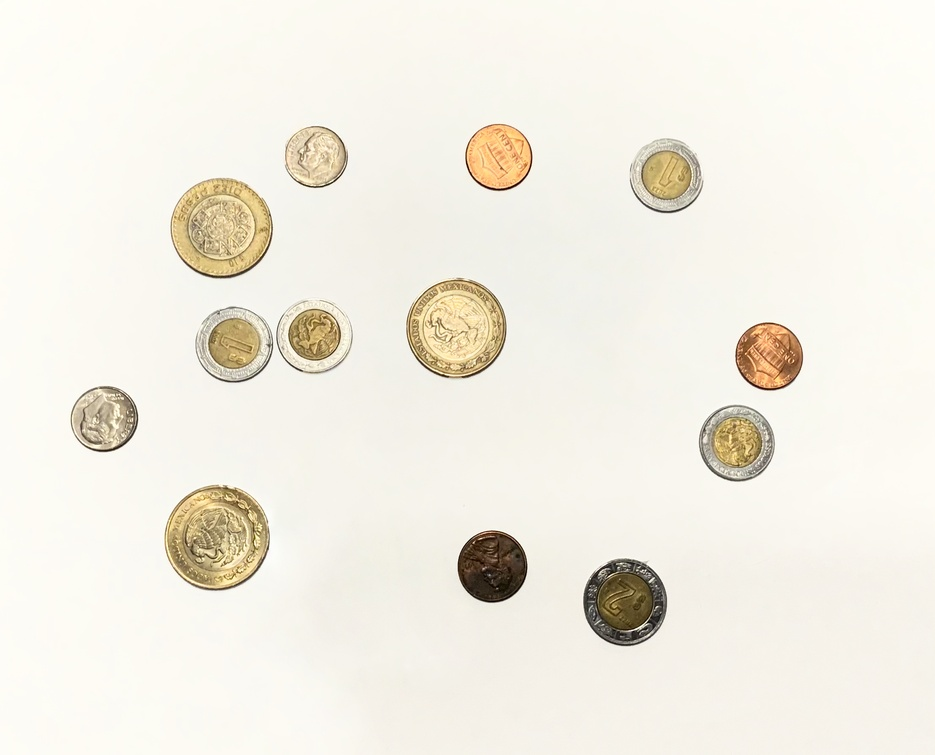
#> input picture Learning/Counting Objects/coins 2.jpg, 935 x 755 px, shrunk from 2212 x 1785 before the run
$ python 'Counting Objects.py' --image 'coins 2.jpg'
#> lines starting #> are read from the running program, lines starting #| are printed output that depends on the picture; after the words box and inside, x2 and y2 are one past the last pixel; in counts of white or black regions, pixels touching at a corner belong together
import argparse
import imutils
import cv2

argumentParser = argparse.ArgumentParser()
argumentParser.add_argument("-i", "--image", required=True, help="Path to image")
arguments = vars(argumentParser.parse_args())

image = cv2.imread(arguments["image"])
#> image is the input picture: shape (755, 935, 3); mean B, G, R 227.3, 237.9, 241.9
# cv2.imshow("Image", image)
# cv2.waitKey(0)

grayImage = cv2.cvtColor(image, cv2.COLOR_BGR2GRAY)
# cv2.imshow("Gray Image", grayImage)
# cv2.waitKey(0)

edgedImage = cv2.Canny(grayImage, 100, 200)
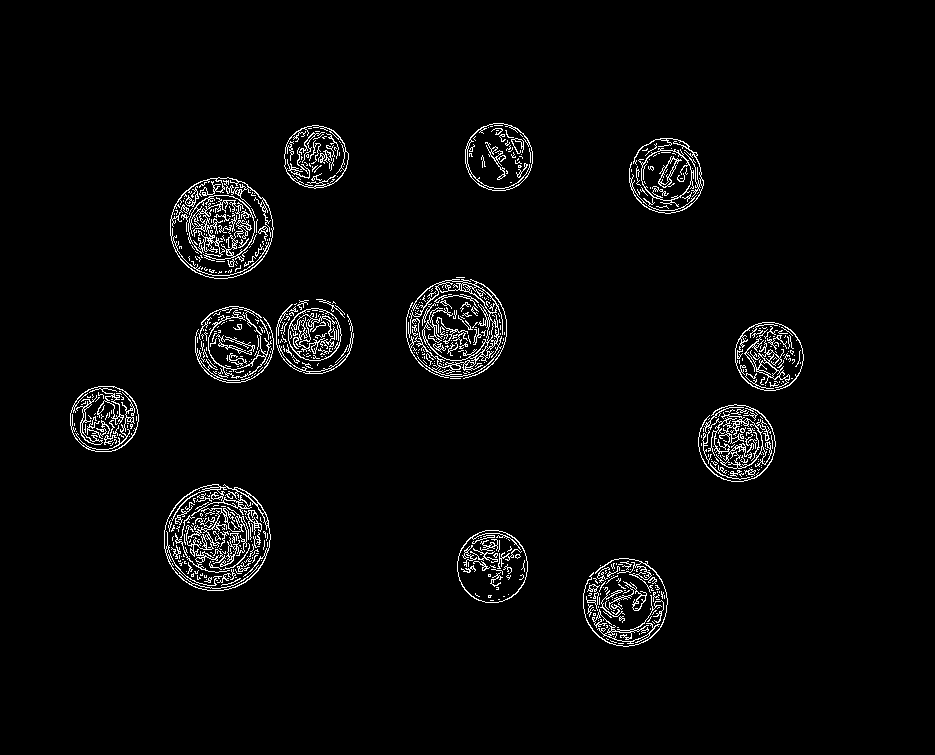
#> edgedImage: shape (755, 935); 3.1% white in thin lines or dots, all inside (x1, y1, x2, y2) = (70, 123, 804, 647)
# cv2.imshow("Edged Image", edgedImage)
# cv2.waitKey(0)

blurredImage = cv2.GaussianBlur(grayImage, (15, 15), 5)
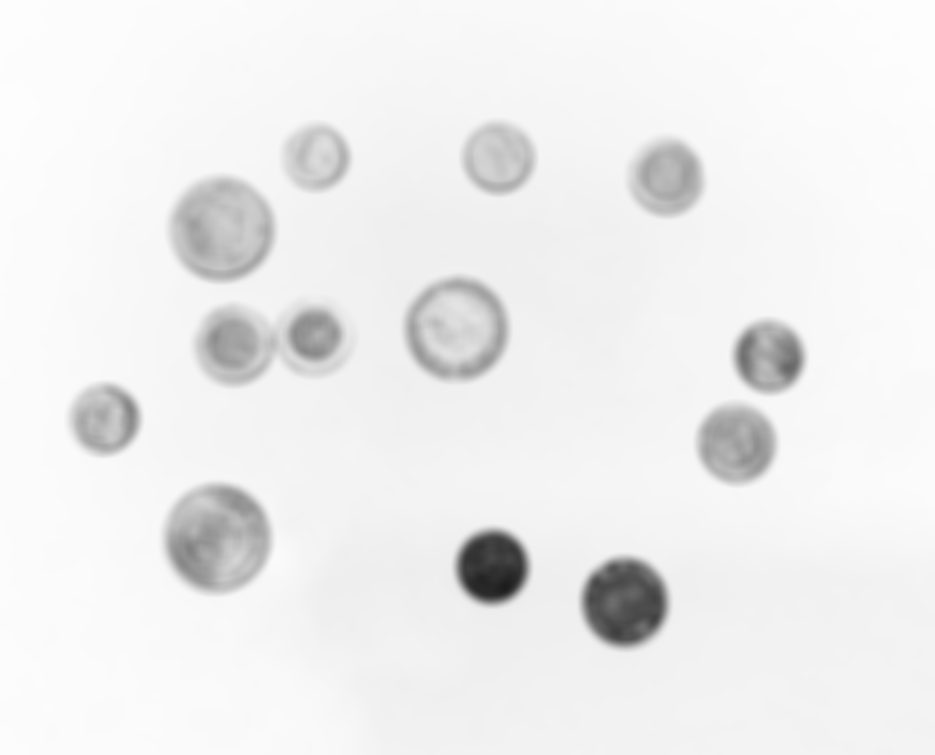
#> blurredImage: shape (755, 935); min 28, max 253, mean 237.9
thresholdImage = cv2.threshold(blurredImage, 230, 255, cv2.THRESH_BINARY_INV)[1]
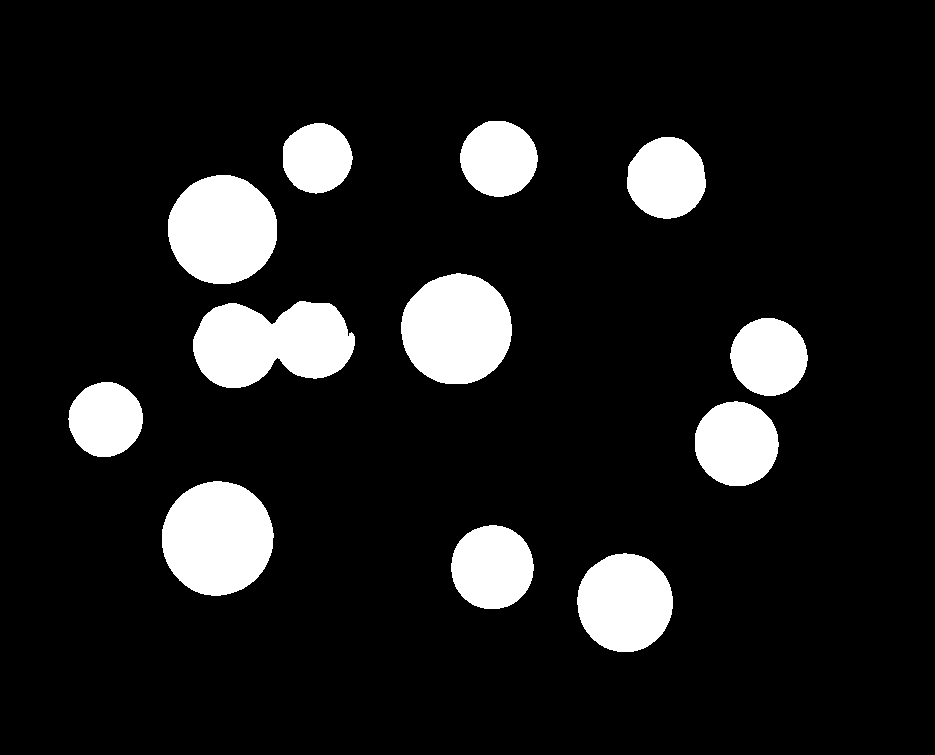
#> thresholdImage: shape (755, 935); 11.4% white; 12 white regions
# cv2.imshow("Threshold Image", thresholdImage)
# cv2.waitKey(0)

contours = cv2.findContours(thresholdImage.copy(), cv2.RETR_EXTERNAL, cv2.CHAIN_APPROX_SIMPLE)
#> contours = 12 contours; largest, box (x1, y1, x2, y2) and area: (193, 301, 355, 388) 10190, (162, 481, 274, 596) 9867, (401, 273, 512, 384) 9488, (168, 175, 277, 284) 9206, (577, 553, 673, 652) 7292
contours = imutils.grab_contours(contours)
output = image.copy()

for contour in contours:
    cv2.drawContours(output, [contour], -1, (240, 0, 159), 3)
#> this loop made 12 passes
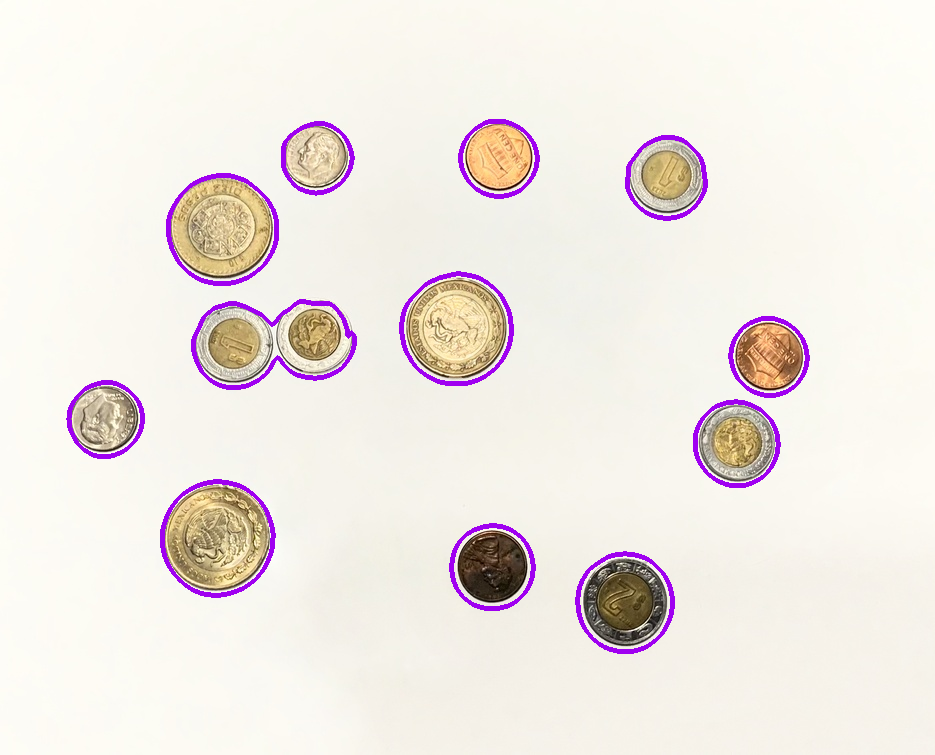
#> output: shape (755, 935, 3); 2.22% of pixels changed, all inside (x1, y1, x2, y2) = (66, 119, 810, 654)
# cv2.imshow("Countours", output)
# cv2.waitKey(0)

text = "Found {} coins".format(len(contours))
#> text = 'Found 12 coins'
cv2.putText(output, text, (25, 50), cv2.FONT_HERSHEY_SIMPLEX, 2, (240, 0, 159), 5)
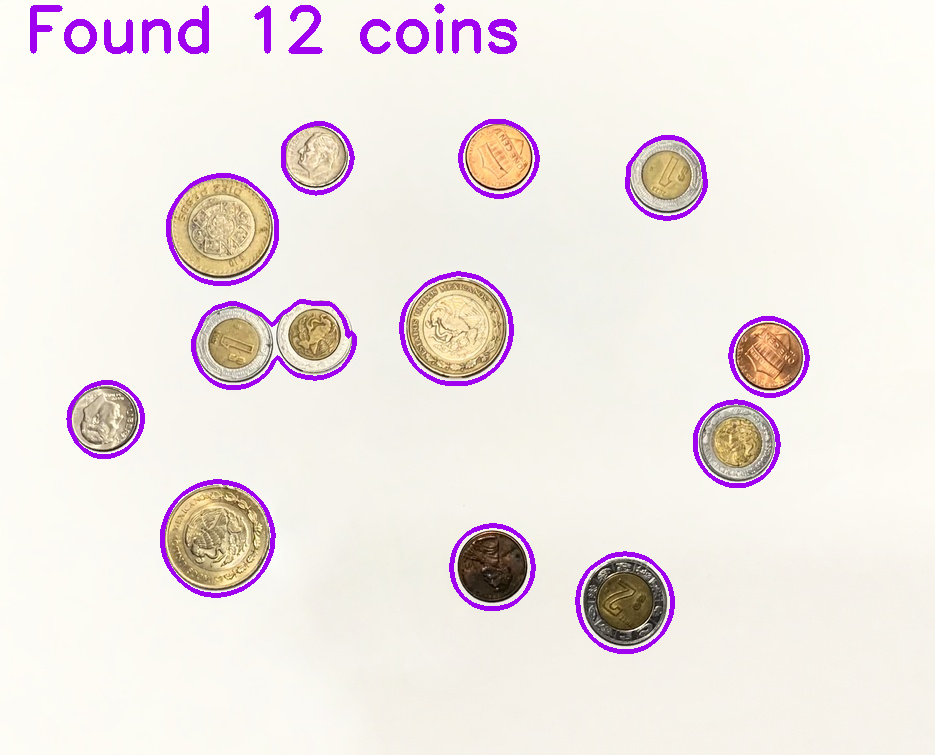
#> output: shape (755, 935, 3); 0.95% of pixels changed, all inside (x1, y1, x2, y2) = (30, 3, 517, 54)
# cv2.imshow("Contours", output)
# cv2.waitKey(0)

erosionImage = thresholdImage.copy()
erosionImage = cv2.erode(erosionImage, None, iterations=3)
#> erosionImage: shape (755, 935); 9.5% white; 12 white regions, largest, box (x1, y1, x2, y2) and area: (165, 484, 270, 593) 8702, (196, 304, 352, 385) 8671, (404, 277, 509, 381) 8350
# cv2.imshow("Erosion Image", erosionImage)
# cv2.waitKey(0)

dilationImage = thresholdImage.copy()
dilationImage = cv2.dilate(dilationImage, None, iterations=5)
#> dilationImage: shape (755, 935); 14.8% white; 11 white regions, largest, box (x1, y1, x2, y2) and area: (690, 313, 813, 491) 13746, (188, 296, 360, 393) 13366, (157, 476, 279, 601) 12397
# cv2.imshow("Dilation Image", dilationImage)
# cv2.waitKey(0)

andBitwiseImage = cv2.bitwise_and(image, image, mask=thresholdImage.copy())
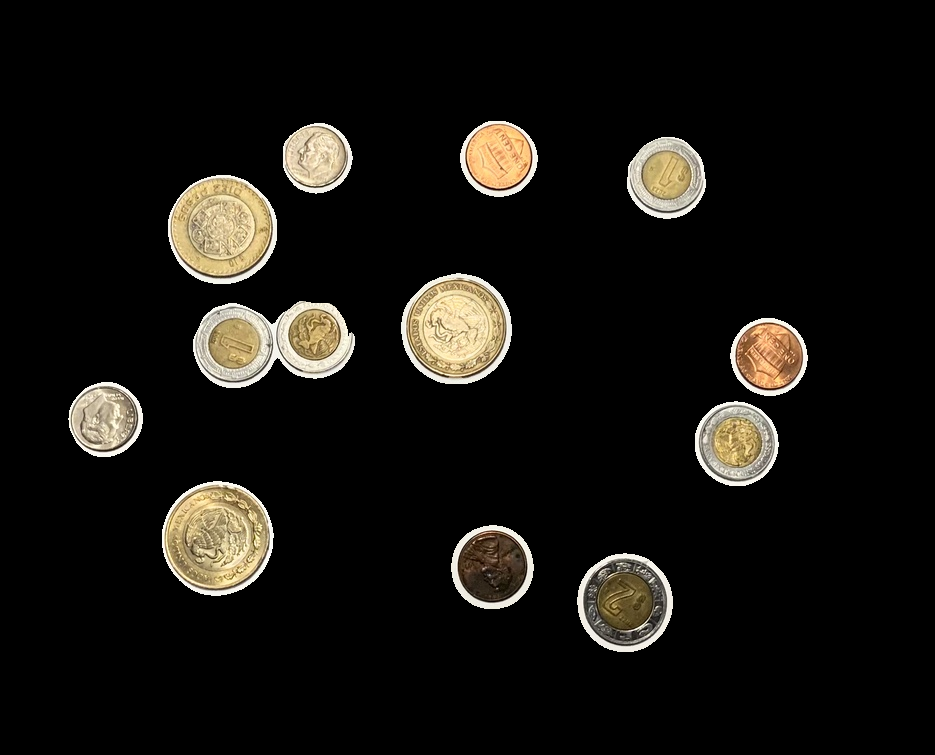
#> andBitwiseImage: shape (755, 935, 3); mean B, G, R 16, 19.9, 21.9
cv2.imshow("Mask - AND", andBitwiseImage)
cv2.waitKey(0)
